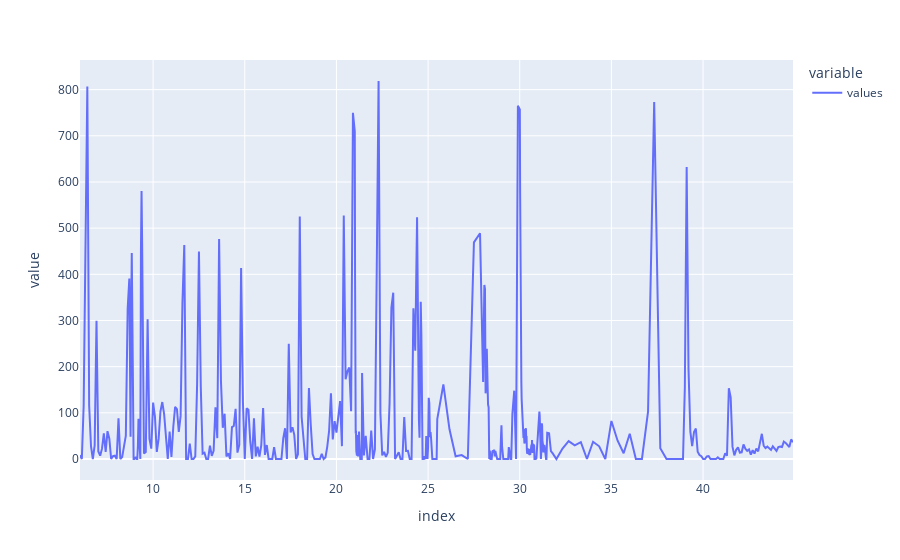

The code cell stored with this chart in its notebook:
### Code cell
db['chromato'][0].df.plot()

### Figure 1 — Plotly figure (JSON) as saved in the notebook; plotly's stock layout.template omitted (floating-point values rounded to 4 significant figures; data arrays with more than 128 entries replaced by an {"elided": "..."} marker saying what was removed)
{"data": [{"hovertemplate": "variable=values<br>index=%{x}<br>value=%{y}<extra></extra>", "legendgroup": "values", "line": {"color": "#636efa", "dash": "solid"}, "mode": "lines", "name": "values", "orientation": "v", "showlegend": true, "type": "scatter", "x": {"elided": "492 float values"}, "xaxis": "x", "y": {"elided": "492 float values"}, "yaxis": "y"}], "layout": {"legend": {"title": {"text": "variable"}, "tracegroupgap": 0}, "margin": {"t": 60}, "xaxis": {"anchor": "y", "domain": [0, 1], "title": {"text": "index"}}, "yaxis": {"anchor": "x", "domain": [0, 1], "title": {"text": "value"}}}}
